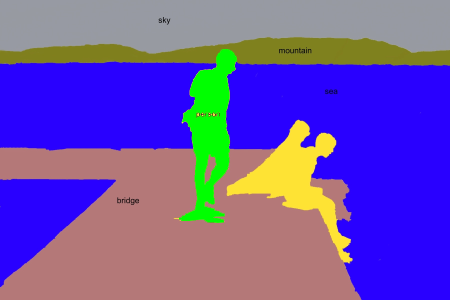
#> input picture image-processing/images/Gz8b7.png, 450 x 300 px; its folder holds only this picture in this run
$ python noise.py --images images
#> lines starting #> are read from the running program, lines starting #| are printed output that depends on the picture
import numpy as np
import random
import cv2
import argparse
import sys,  getopt
import imutils
from imutils import paths

def sp_noise(image, prob):
    '''
    Add salt and pepper noise to image
    prob: Probability of the noise
    '''
    output = np.zeros(image.shape, np.uint8)
    thres = 1 - prob
    for i in range(image.shape[0]):
        for j in range(image.shape[1]):
            rdn = random.randint(0, 1)
            if rdn < prob:
                output[i][j] = 0
            elif rdn > thres:
                output[i][j] = 255
            else:
                output[i][j] = image[i][j]
    return output

ap = argparse.ArgumentParser()
ap.add_argument("-i", "--images", required=True,
                help="path to images directory")
args = vars(ap.parse_args())

for imagePath in paths.list_images(args["images"]):
    image = cv2.imread(imagePath)
#> image is the input picture: shape (300, 450, 3); mean B, G, R 170.6, 84, 109.9
    image = imutils.resize(image, width=min(400, image.shape[1]))
#> image: shape (266, 400, 3)
    # gray = cv2.cvtColor(sub_img, cv2.COLOR_BGR2GRAY)
    noise_img = sp_noise(image, 0.08)
#> after the loop in sp_noise, `for i in range(image.shape[0]):`:
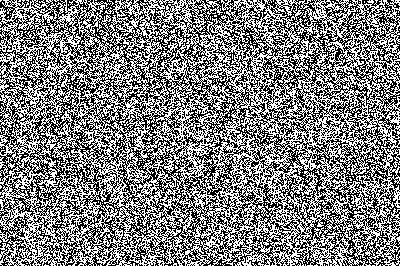
#> output: shape (266, 400, 3); 49.9% white in thin lines or dots
cv2.imwrite('sp_noise.jpg', noise_img)

    # noise_img = sp_noise(image, 0.08)
    # cv2.imwrite('sp_noise.jpg', noise_img)
